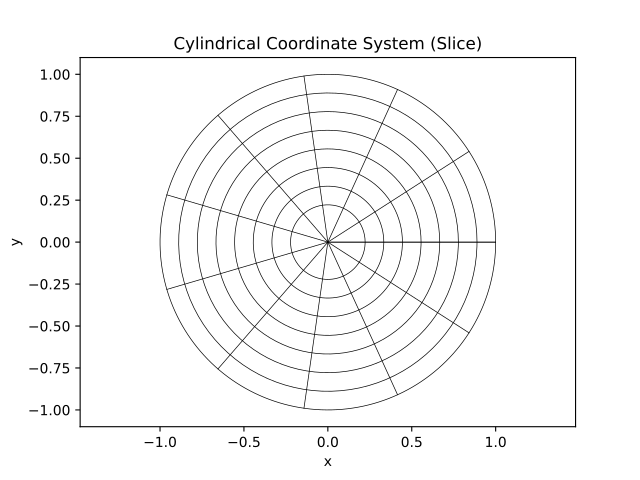

Python code for this plot:
import matplotlib.pyplot as plt
import numpy as np
from pymetric.coordinates.coordinate_systems import CylindricalCoordinateSystem
#
# Initialize the coordinate system:
#
coordinate_system = CylindricalCoordinateSystem()
#
# Define the radial and angular ranges:
#
rho_vals = np.linspace(0,1,10)  # Radial distances
phi_vals = np.linspace(0, 2 * np.pi, 12)  # Angular values
z = 0  # Fix the z-coordinate
#
# Plot concentric circles (constant rho):
#
for rho in rho_vals[2:]:
    phi = np.linspace(0, 2 * np.pi, 200)
    coords = [rho * np.ones_like(phi), phi, np.full_like(phi, z)]
    cartesian = coordinate_system._convert_native_to_cartesian(*coords)
    _ = plt.plot(*cartesian[:-1],'k', lw=0.5)
#
# Plot radial lines (constant phi):
#
for phi in phi_vals:
    pass
    rho = np.linspace(0, 1, 200)
    coords = [rho, phi * np.ones_like(rho), np.full_like(rho, z)]
    cartesian = coordinate_system._convert_native_to_cartesian(*coords)
    _ = plt.plot(*cartesian[:-1], 'k-', lw=0.5)
#
_ = plt.title('Cylindrical Coordinate System (Slice)')
_ = plt.xlabel('x')
_ = plt.ylabel('y')
_ = plt.axis('equal')
plt.show()
